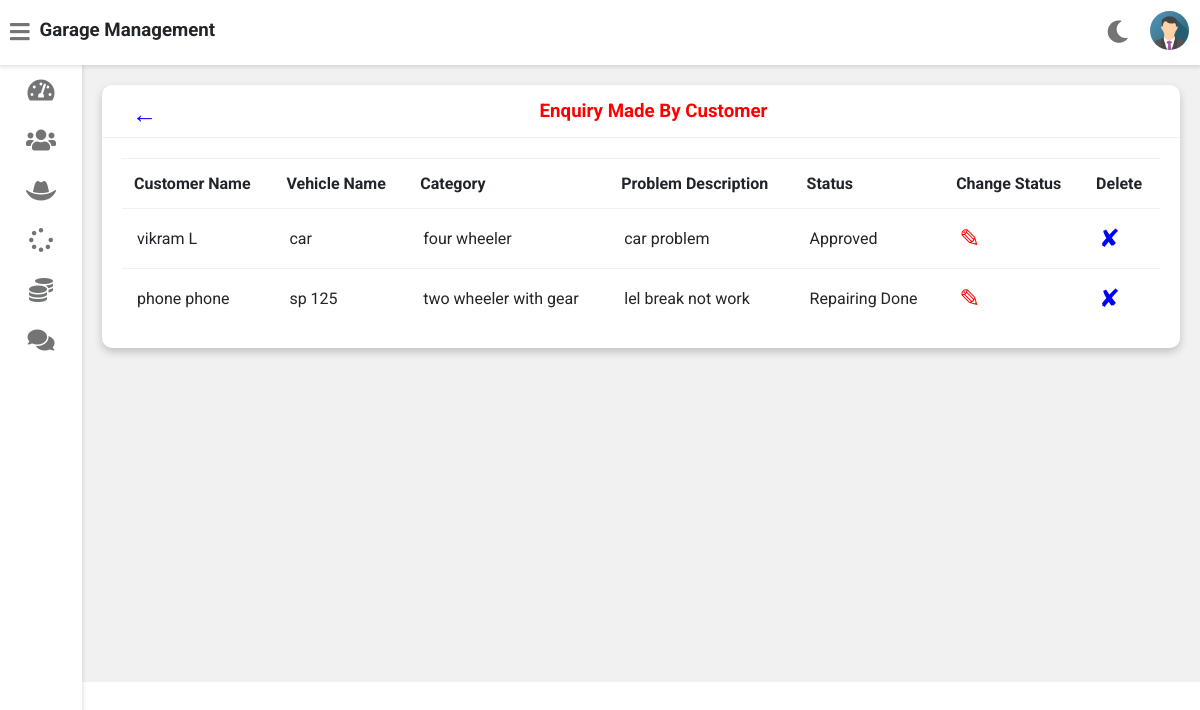
The app's page /admin-view-request (signed in) with its own data.
### vehicle/models.py (models this page shows, shortened)
class Customer(models.Model):
    user=models.OneToOneField(User,on_delete=models.CASCADE)
    profile_pic= models.ImageField(upload_to='profile_pic/CustomerProfilePic/',null=True,blank=True)
    address = models.CharField(max_length=40)
    mobile = models.CharField(max_length=20,null=False)
    @property
    def get_name(self):
        return self.user.first_name+" "+self.user.last_name

class Request(models.Model):
    cat=(('two wheeler with gear','two wheeler with gear'),('two wheeler without gear','two wheeler without gear'),('three wheeler','three wheeler'),('four wheeler','four wheeler'))
    category=models.CharField(max_length=50,choices=cat)
    vehicle_no = models.CharField(max_length=20, null=False)
    vehicle_name = models.CharField(max_length=40,null=False)
    vehicle_model = models.CharField(max_length=40,null=False)
    vehicle_brand = models.CharField(max_length=40,null=False)
    problem_description = models.CharField(max_length=500,null=False)
    date=models.DateField(auto_now=True)
    cost=models.PositiveIntegerField(null=True)
    customer=models.ForeignKey('Customer', on_delete=models.CASCADE,null=True)
    mechanic=models.ForeignKey('Mechanic',on_delete=models.CASCADE,null=True)
    stat=(('Pending','Pending'),('Approved','Approved'),('Repairing','Repairing'),('Repairing Done','Repairing Done'),('Released','Released'))
    status=models.CharField(max_length=50,choices=stat,default='Pending',null=True)

### vehicle/views.py (the view)
# urls.py: path('admin-view-request',views.admin_view_request_view,name='admin-view-request'),
@login_required(login_url='adminlogin')
def admin_view_request_view(request):
    enquiry=models.Request.objects.all().order_by('-id')
    customers=[]
    for enq in enquiry:
        customer=models.Customer.objects.get(id=enq.customer_id)
        customers.append(customer)
    return render(request,'vehicle/admin_view_request.html',{'data':zip(customers,enquiry)})

### templates/vehicle/admin_view_request.html
{% extends 'vehicle/adminbase.html' %}
{% block content %}
	<div class="wrapper">
		<div class="row">
			<div class="col-12 col-m-12 col-sm-12">
				<div class="card">
					<div class="card-header">
						<a href="{% url 'admin-request' %}" class="back-button" style="color: blue; text-decoration: none; font-size: 25px; float: left;">&larr;</a>
						<h3 style="color:red; text-align:center" >Enquiry Made By Customer
						</h3>
					</div>
					<div class="card-content">
						<table>
							<thead>
                <tr>
                  <th>Customer Name</th>
                  <th>Vehicle Name</th>
                  <th>Category</th>
                  <th>Problem Description</th>
                  <th>Status</th>
                  <th>Change Status</th>
                  <th>Delete</th>
                </tr>
							</thead>
							<tbody>
                {% for c,r in data %}
                <tr>
                  <td> {{c.get_name}}</td>
                  <td> {{r.vehicle_name}}</td>
                  <td>{{r.category}}</td>
                  <td>{{r.problem_description}}</td>
                  <td>{{r.status}}</td>
                  <td><a  style="color:red; text-decoration:none;font-size:25px;" href="{% url 'change-status' r.id  %}">&#9998;</a></td>
                  <td><a style="color:blue; text-decoration:none;font-size:25px;"href="{% url 'admin-delete-request' r.id  %}">&#10008;</a></td>
                </tr>
                {% endfor %}
							</tbody>
						</table>
					</div>
				</div>
			</div>
		</div>
<br><br><br><br><br><br><br><br><br><br><br><br><br><br><br><br>
	</div>
{% endblock content %}

### records on screen
Customer: get_name "vikram L", vehicle_name "car", category "four wheeler", problem_description "car problem", status "Approved"
Customer: get_name "phone phone", vehicle_name "sp 125", category "two wheeler with gear", problem_description "lel break not work", status "Repairing Done"
